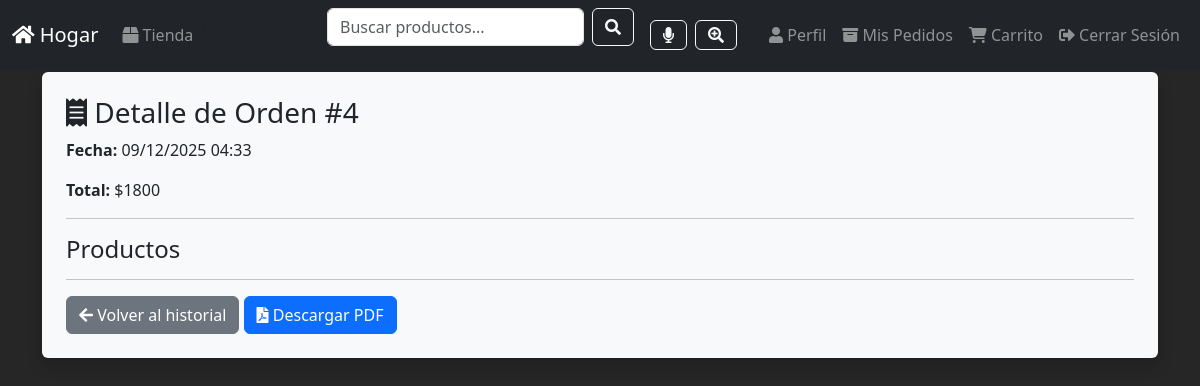
The page /orden/4/ (signed in) on the database its author committed.
### core/models.py (models this page shows, shortened)
class Order(models.Model):
    user = models.ForeignKey(User, on_delete=models.CASCADE, null=True, blank=True)
    total = models.IntegerField()
    created_at = models.DateTimeField(auto_now_add=True)
    status = models.CharField(max_length=20, default="pending")  # pending / paid / canceled

### core/views.py (the view)
# urls.py: path("orden/<int:id>/", views.detalle_orden, name="detalle_orden"),
def detalle_orden(request, id):
    order = get_object_or_404(Order, id=id, user=request.user)
    return render(request, "detalle_orden.html", {
        "order": order
    })

### core/templates/detalle_orden.html (shortened to what this page needs)
{% load static %}
{% include 'plantillas/dame_head.html' %}
{% include 'plantillas/navbar.html' %}
<body>
<div class="container mt-5 pt-4">
    <div class="bg-light p-4 rounded shadow">
        <h3>
            <i class="fas fa-receipt"></i> Detalle de Orden #{{ order.id }}
        </h3>
        <p><strong>Fecha:</strong> {{ order.created_at|date:"d/m/Y H:i" }}</p>
        <p><strong>Total:</strong> ${{ order.total }}</p>
        <hr>
        <h4>Productos</h4>
        <hr>
        <a href="{% url 'mis_pedidos' %}" class="btn btn-secondary">
            <i class="fas fa-arrow-left"></i> Volver al historial
        </a>
        <a href="{% url 'descargar_comprobante' order.id %}" class="btn btn-primary">
            <i class="fas fa-file-pdf"></i> Descargar PDF
        </a>
    </div>
</div>
</body>
</html>

### core/static/css/home.css (style rules this page uses)
body, html { margin: 0; padding: 0; width: 100%; height: 100%; font-family: Arial, Helvetica, sans-serif; overflow-x: hidden; color: black; }
* { box-sizing: border-box; }

### core/templates/detalle_orden.html (style rules this page uses)
body { background: linear-gradient(rgba(0,0,0,0.85),rgba(0,0,0,0.85)), url("https://images.squarespace-cdn.com/content/v1/5fc81a6a2a8c727fea28e86a/1617632758936-0I729579XQL2AQSM30U1/AdobeStock_320378863.jpeg") center/cover fixed; }

### rows shown on the page
Order: id "4", created_at "09/12/2025 04:33", total "1800"
